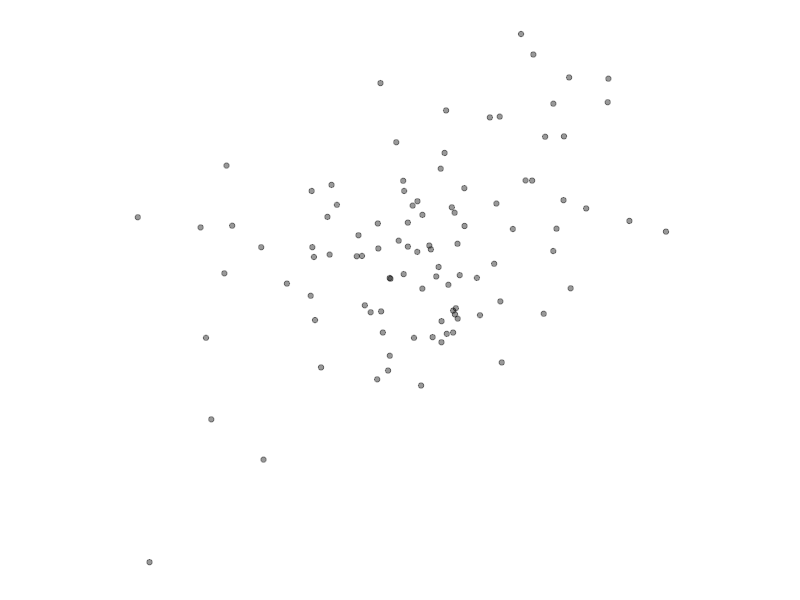
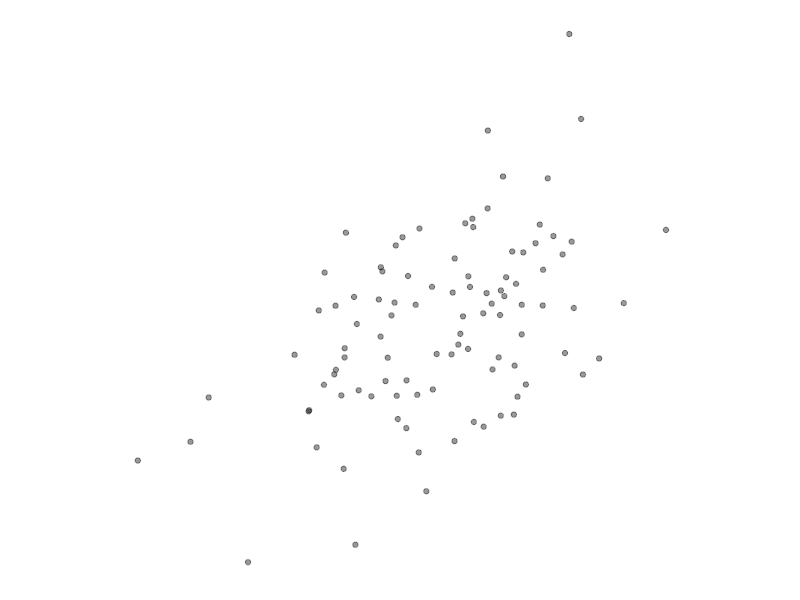
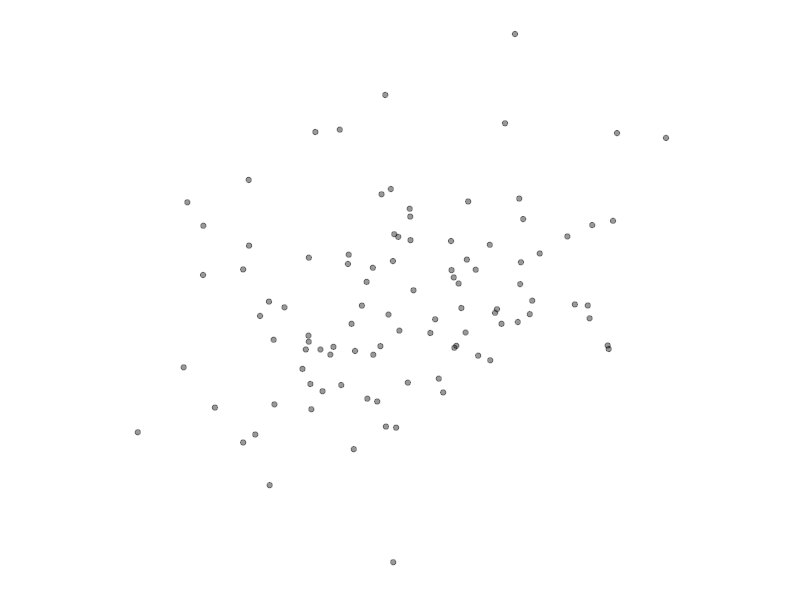
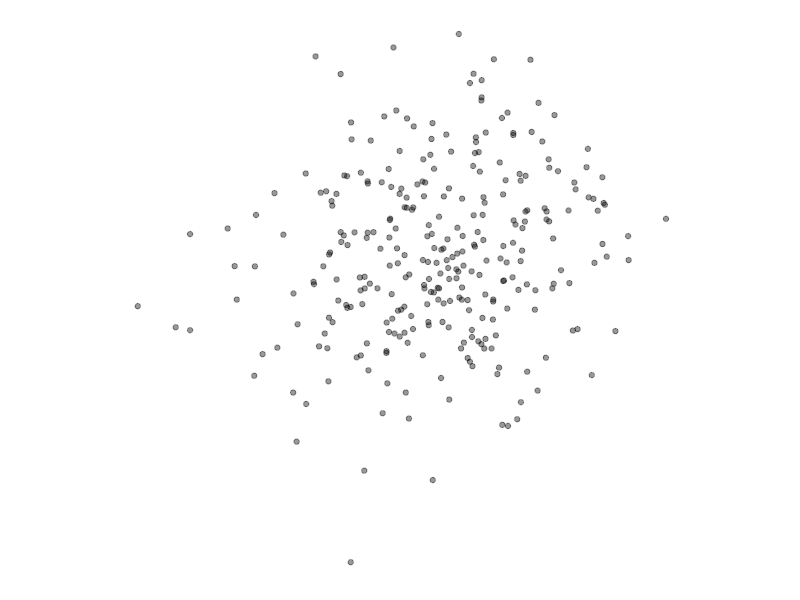
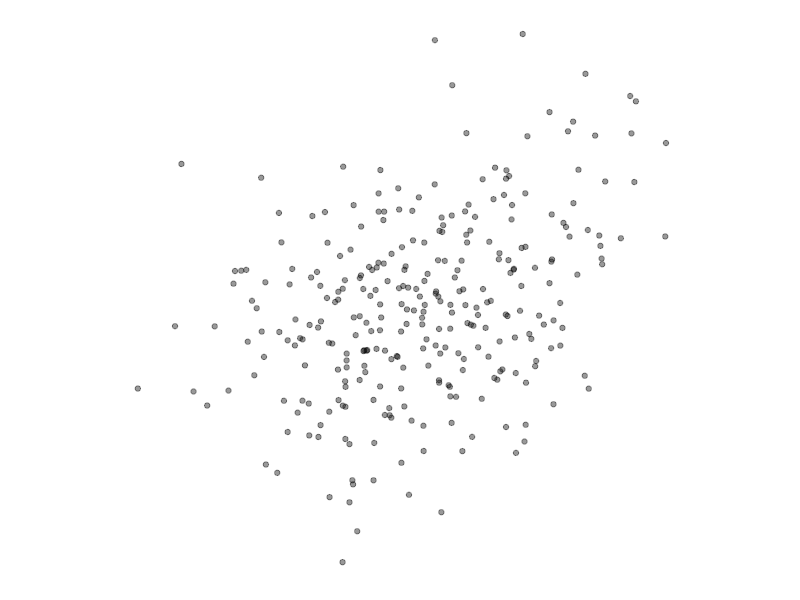
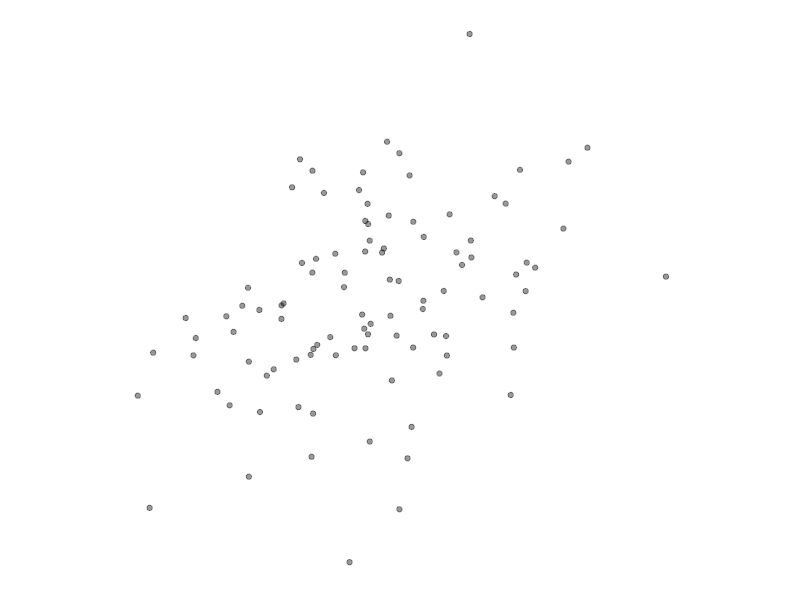
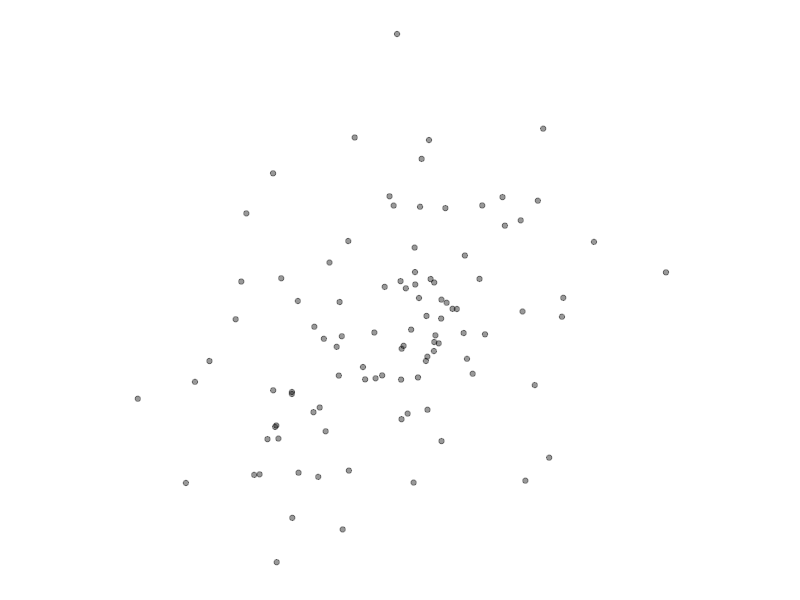
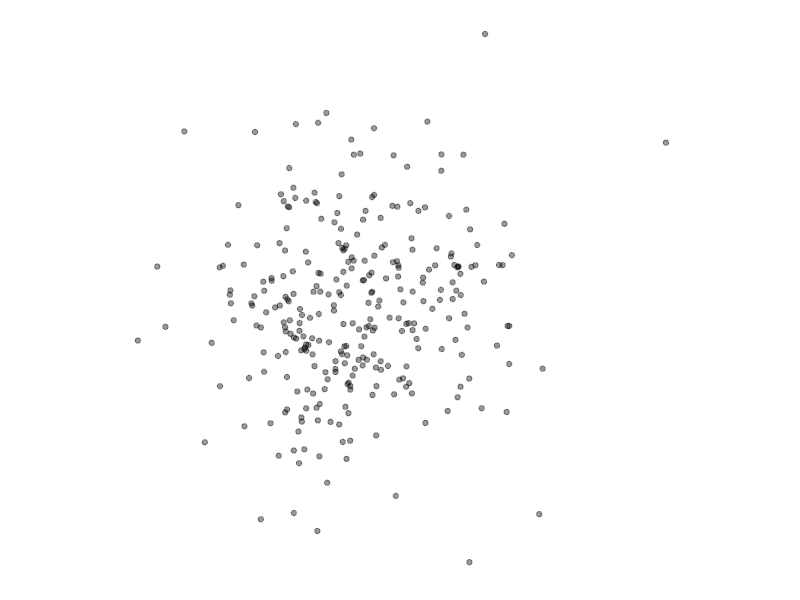

These charts were generated, in order, by the following R code: (Note: this script raises an error after producing the figures.)
setwd("/Volumes/5550/original data")
library(tidyverse)

# 00 omitted variable (linear relationship in residuals) ###  first part report

linear<-function(i){
  
  n <- sample(c(100, 300), 1)
  
  if (n==100) {
    beta <- sample(c(0.25, 0.5, 0.75, 1.25, 1.5, 1.75, 2.75, 3.5, 4.5, 6) , 1)
  } else {
    beta <- sample(c(0.1, 0.4, 0.7, 0.8, 1, 1.5, 1.75, 2.3, 3.5) , 1)
  }
  
  sigma <- sample(c(5,12) , 1)
  x<-rnorm(n, 0, 1)
  y<-rnorm(n, beta*x, sigma)
  
  res <- y
  yhat <- x
  tibble(res, yhat) %>% 
  ggplot(aes(x = yhat, y=res, alpha = 0.01)) + 
    geom_point(alpha = 0.4) +
    theme(axis.line=element_blank(),
          axis.text.x=element_blank(),
          axis.text.y=element_blank(),
          axis.ticks=element_blank(),
          axis.title.x=element_blank(),
          axis.title.y=element_blank(),
          legend.position="none",
          panel.background=element_blank(),
          panel.border=element_blank(),
          panel.grid.major=element_blank(),
          panel.grid.minor=element_blank(),
          plot.background=element_blank(),
          aspect.ratio = 1)
  ggsave(filename = paste("linear_", i, ".png", sep = ""), height = 2, width = 2, dpi = 150)
}

mapply(linear, 25665:26000)

# 11 no relationship for 00 ########  first part report

norela<-function(i){
  
  n <- sample(c(100, 300), 1)
  
  beta <- 0
  
  sigma <- sample(c(5,12) , 1)
  x<-rnorm(n, 0, 1)
  y<-rnorm(n, beta*x, sigma)
  
  res <- y
  yhat <- x
  tibble(res, yhat) %>% 
    ggplot(aes(x = yhat, y=res, alpha = 0.01)) + 
    geom_point(alpha = 0.4) +
    theme(axis.line=element_blank(),
          axis.text.x=element_blank(),
          axis.text.y=element_blank(),
          axis.ticks=element_blank(),
          axis.title.x=element_blank(),
          axis.title.y=element_blank(),
          legend.position="none",
          panel.background=element_blank(),
          panel.border=element_blank(),
          panel.grid.major=element_blank(),
          panel.grid.minor=element_blank(),
          plot.background=element_blank(),
          aspect.ratio = 1)
  ggsave(filename = paste("norela_", i, ".png", sep = ""), height = 2, width = 2, dpi = 150)
}

mapply(norela, 1:26000)

# 1/4 for classic linear model
classic<-function(n){
  
  beta<-runif(1,0.5,1)
  
  x<-rnorm(n, 0, 3)
  y<-rnorm(n, beta*x, 1)
  
  tibble(x, y)
  model<-lm(y ~ x)
  res<-residuals(model)
  yhat<-predict(model)
  res<-(res-mean(res))/sd(res)
  yhat<-(yhat-mean(yhat))/sd(yhat)
  return(tibble(res, yhat))
}

# 2/4 for linear model with heteroskedasticity 
heter<-function(n){
  
  x<-rnorm(n, 0, 3)
  beta<-runif(1,0.5,1)
  
  a <- runif(1,0,2)*rbinom(1,1,0.5)
  b <- runif(1,-4,4)
  c <- rnorm(1,0,2)
  
  variance <- 0.25*(a*x^2+b*x+c)+rnorm(n,0,0.25)
  
  index <- sample(0:1,1)
  if (index==1) {
    variance <- -variance
  }
  
  min <- min(variance)
  
  if (min<0){
    variance <- variance-min
  }
  
  max <- max(variance)
  while (max>5) {
    variance <- 0.8* variance
    max <- max(variance)
  }
  
  y<-rnorm(n, beta*x, variance)
  
  tibble(x, y)
  model<-lm(y ~ x)
  res<-residuals(model)
  yhat<-predict(model)
  res<-(res-mean(res))/sd(res)
  yhat<-(yhat-mean(yhat))/sd(yhat)
  return(tibble(res, yhat))
}


# 3/4 for non-linear model (polynomial) 
nonpoly<-function(n){
  
  p1<-rnorm(1,0,2)
  p2<-rnorm(1,0,2)
  p3<-rnorm(1,0,2)*rbinom(1,1,0.5)
  p4<-rnorm(1,0,2)*rbinom(1,1,0.3)
  p5<-rnorm(1,0,1)*rbinom(1,1,0.2)
  
  x<-rnorm(n, 0, 3)
  y<-rnorm(n, p1*x+p2*x^2+p3*x^3+p4*x^4+p5*x^5, p1^2+2*p2^2+2*p3^2+2*p4^2+2*p5^2)
  
  tibble(x, y)
  model<-lm(y ~ x)
  res<-residuals(model)
  yhat<-predict(model)
  res<-(res-mean(res))/sd(res)
  yhat<-(yhat-mean(yhat))/sd(yhat)
  return(tibble(res, yhat))
}

#nonpoly(200) %>% 
  #ggplot(aes(x=yhat,y=res))+geom_point()

#generating data from four models
N <- sample(20:1500, 19, replace = TRUE)
  classic_ <- tibble(N) %>%
  mutate(res = map(N, classic))
  classic_<-classic_$res

  heter_ <- tibble(N) %>%
  mutate(res = map(N, heter))
  heter_<-heter_$res

  poly_ <- tibble(N) %>%
  mutate(res = map(N, nonpoly))
  poly_<-poly_$res



names(classic_) <- c(1:19)
names(heter_) <- c(1:100)
names(poly_) <- c(1:100)

savepic <- function(pdata, i){ 
  ggplot(as.data.frame(pdata), aes(x = yhat, y=res, alpha = 0.01)) + 
    geom_point(alpha = 0.4) +
    theme(axis.line=element_blank(),
          axis.text.x=element_blank(),
          axis.text.y=element_blank(),
          axis.ticks=element_blank(),
          axis.title.x=element_blank(),
          axis.title.y=element_blank(),
          legend.position="none",
          panel.background=element_blank(),
          panel.border=element_blank(),
          panel.grid.major=element_blank(),
          panel.grid.minor=element_blank(),
          plot.background=element_blank(),
          aspect.ratio = 1)
  ggsave(filename = paste(name, i, ".png", sep = ""), height = 2, width = 2, dpi = 150)
}

#saving all plots to the original data folder



name <- deparse(substitute(classic_))
mapply(savepic, classic_, c(1:19))

name <- deparse(substitute(heter_))
mapply(savepic, heter_, c(1:100))

name <- deparse(substitute(poly_))
mapply(savepic, poly_, c(1:100))

#separate plots to train, test, validation

setwd("/Volumes/5550/thesis")

original_dataset_dir <- "/Volumes/5550/original data"
base_dir <- "/Volumes/5550/thesis"
train_dir <- file.path(base_dir,"train")
validation_dir <- file.path(base_dir,"validation")
test_dir <- file.path(base_dir,"test")

train_classic_dir <- file.path(train_dir, "classic")
train_heter_dir <- file.path(train_dir, "heter")
train_poly_dir <- file.path(train_dir, "poly")
train_linear_dir <- file.path(train_dir, "linear")
train_norela_dir <- file.path(train_dir, "norela")

validation_classic_dir <- file.path(validation_dir, "classic")
validation_heter_dir <- file.path(validation_dir, "heter")
validation_poly_dir <- file.path(validation_dir, "poly")
validation_linear_dir <- file.path(validation_dir, "linear")
validation_norela_dir <- file.path(validation_dir, "norela")

test_classic_dir <- file.path(test_dir, "classic")
test_heter_dir <- file.path(test_dir, "heter")
test_poly_dir <- file.path(test_dir, "poly")
test_linear_dir <- file.path(test_dir, "linear")
test_norela_dir <- file.path(test_dir, "norela")

dir.create(train_dir)
dir.create(validation_dir)
dir.create(test_dir)

dir.create(train_classic_dir)
dir.create(train_heter_dir)
dir.create(train_poly_dir)
dir.create(train_linear_dir)
dir.create(train_norela_dir)

dir.create(validation_classic_dir)
dir.create(validation_heter_dir)
dir.create(validation_poly_dir)
dir.create(validation_linear_dir)
dir.create(validation_norela_dir)


dir.create(test_classic_dir)
dir.create(test_heter_dir)
dir.create(test_poly_dir)
dir.create(test_linear_dir)
dir.create(test_norela_dir)



#copy images from original folder to separate train, test, validation folders
fnames <- paste0("classic_",1:300,".png")
file.copy(file.path(original_dataset_dir,fnames),
          file.path(train_classic_dir))
fnames <- paste0("classic_",1:100,".png")
file.copy(file.path(original_dataset_dir,fnames),
          file.path(validation_classic_dir))
fnames <- paste0("classic_",1:200,".png")
file.copy(file.path(original_dataset_dir,fnames),
          file.path(test_classic_dir))

fnames <- paste0("heter_",1:300,".png")
file.copy(file.path(original_dataset_dir,fnames),
          file.path(train_heter_dir))
fnames <- paste0("heter_",1:100,".png")
file.copy(file.path(original_dataset_dir,fnames),
          file.path(validation_heter_dir))
fnames <- paste0("heter_",1:200,".png")
file.copy(file.path(original_dataset_dir,fnames),
          file.path(test_heter_dir))

fnames <- paste0("poly_",1:300,".png")
file.copy(file.path(original_dataset_dir,fnames),
          file.path(train_poly_dir))
fnames <- paste0("poly_",1:100,".png")
file.copy(file.path(original_dataset_dir,fnames),
          file.path(validation_poly_dir))
fnames <- paste0("poly_",1:200,".png")
file.copy(file.path(original_dataset_dir,fnames),
          file.path(test_poly_dir))

fnames <- paste0("linear_",1:20000,".png")
file.copy(file.path(original_dataset_dir,fnames),
          file.path(train_linear_dir))
fnames <- paste0("linear_",20001:23000,".png")
file.copy(file.path(original_dataset_dir,fnames),
          file.path(validation_linear_dir))
fnames <- paste0("linear_",23001:26000,".png")
file.copy(file.path(original_dataset_dir,fnames),
          file.path(test_linear_dir))


fnames <- paste0("norela_",1:20000,".png")
file.copy(file.path(original_dataset_dir,fnames),
          file.path(train_norela_dir))
fnames <- paste0("norela_",20001:23000,".png")
file.copy(file.path(original_dataset_dir,fnames),
          file.path(validation_norela_dir))
fnames <- paste0("norela_",23001:26000,".png")
file.copy(file.path(original_dataset_dir,fnames),
          file.path(test_norela_dir))


#################### experiments

test_lineup <- file.path(test_dir,"lineup")
test_lineup_null <- file.path(test_lineup, "classic")
test_lineup_heter <- file.path(test_lineup, "heter")
test_lineup_poly <- file.path(test_lineup, "poly")

dir.create(test_lineup)
dir.create(test_lineup_null)
dir.create(test_lineup_heter)
dir.create(test_lineup_poly)



N <- rep(3000, each=300)
classic_ <- tibble(N) %>%
  mutate(res = map(N, classic))
classic_<-classic_$res

names(classic_) <- c(1:300)
name <- deparse(substitute(classic_))
mapply(savepic, classic_, c(1:300))


fnames <- paste0("classic_",1:300,".png")
file.copy(file.path(original_dataset_dir,fnames),
          file.path(test_lineup_null))

N <- rep(3000, each=300)
heter_ <- tibble(N) %>%
  mutate(res = map(N, heter))
heter_<-heter_$res

names(heter_) <- c(1:300)
name <- deparse(substitute(heter_))
mapply(savepic, heter_, c(1:300))


fnames <- paste0("heter_",1:300,".png")
file.copy(file.path(original_dataset_dir,fnames),
          file.path(test_lineup_heter))










